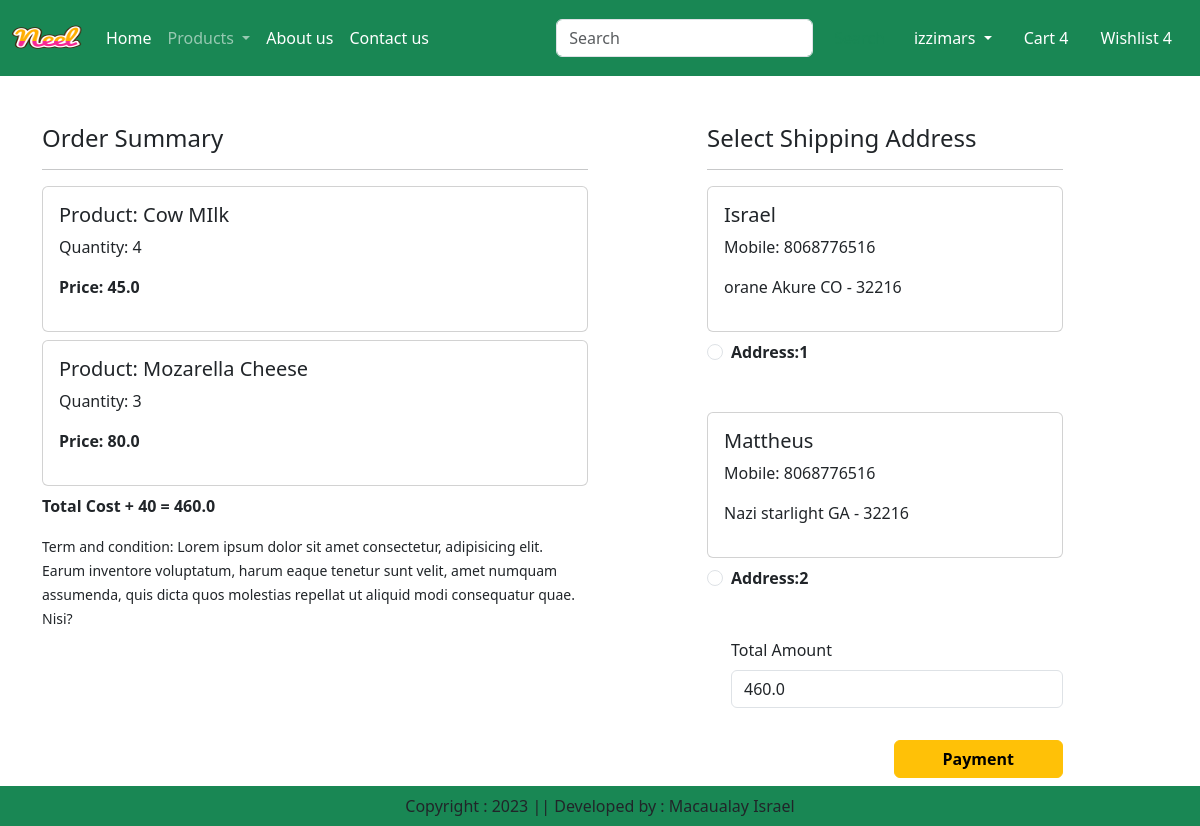
Screenshot of /checkout/ (signed in) with the database file from the repository.
### helper/models.py (models this page shows, shortened)
class Cart(models.Model):
    user = models.ForeignKey(User, on_delete=models.CASCADE)
    product = models.ForeignKey(Product, on_delete=models.CASCADE)
    quantity = models.PositiveBigIntegerField(default=1)

class Product(models.Model):
    title = models.CharField(max_length=100)
    sprice = models.FloatField()
    dprice = models.FloatField()
    description= models.TextField()
    composition = models.TextField()
    prodapp = models.TextField()
    category = models.TextField(choices=CATEGORY, max_length=2)
    product_image = models.ImageField(upload_to='product')

class Customer(models.Model):
    user = models.ForeignKey(User, on_delete=models.CASCADE)
    name = models.CharField(max_length=200)
    locality = models.CharField(max_length=200)
    city = models.CharField(max_length=50)
    mobile = models.IntegerField(default=0)
    zipcode = models.IntegerField()
    state = models.CharField(choices=STATE_CHOICES, max_length=100)

### helper/views.py (the view)
# urls.py: path('checkout/', views.Checkout.as_view(), name="checkout"),
class Checkout(View):
    def get(self, request):
        user = request.user
        add = Customer.objects.filter(user=user)
        cart_items = Cart.objects.filter(user=user)
        famount = 0
        for i in cart_items:
            value = i.quantity * i.product.dprice
            famount += value
        totalamount = famount + 40
        razoramount = int(totalamount)
        order_id = str(uuid.uuid4())
        return render(request,'helper/checkout.html', locals())

### helper/templates/helper/checkout.html (shortened to what this page needs)
{% extends 'helper/base.html' %}
{% load static %}
{% block main-content %}
<div class="container">
    <div class="row mt-5">
        <div class="col-sm-6">
            <h4>Order Summary</h4>
            <hr>
            {% for item in cart_items %}
            <div class="card mb-2">
                <div class="card-body">
                    <h5>Product: {{item.product.title}}</h5>
                    <p>Quantity: {{item.quantity}}</p>
                    <p class="fw-bold">Price: {{item.product.dprice}}</p>
                </div>
            </div>
            {% endfor %}
            <p class="fw-bold">Total Cost + 40 = {{totalamount}}</p>
            <small>Term and condition: Lorem ipsum dolor sit amet consectetur, adipisicing elit. Earum inventore
                voluptatum, harum eaque tenetur sunt velit, amet numquam assumenda, quis dicta quos molestias repellat
                ut aliquid modi consequatur quae. Nisi?</small>
        </div>
        <div class="col-sm-4 offset-sm-1">
            <h4>Select Shipping Address</h4>
            <hr>
            <form method="post" id="myform">
                {% for ad in add %}
                <div class="card">
                    <div class="card-body">
                        <h5>{{ad.name}}</h5>
                        <p>Mobile: {{ad.mobile}}</p>
                        <p>{{ad.locality}} {{ad.city}} {{ad.state}} - {{ad.zipcode}}</p>
                    </div>
                </div>
                <div class="form-check mt-2 mb-5">
                    <input type="radio" class="form-check-input" name="custid" id="custadd{{forloop.counter}}"
                        value="{{ad.id}}">
                    <label for="custadd{{forloop.counter}}" class="form-check-label fw-bold">
                        Address:{{forloop.counter}}
                    </label>
                </div>
                {% endfor %}
                <div class="form-check mb-3">
                    <label for="totamount" class="form-label">Total Amount</label>
                    <input type="number" class="form-control" name="totamount" value="{{totalamount}}" readonly>
                </div>
                <div class="text-end">
                    <button id="rzp-button1" onclick="makePayment()" type="submit"
                        class="btn btn-warning mt-3 px-5 fw-bold">Payment</button>
                </div>
            </form>
        </div>
    </div>
    <br><br>
</div>
{% endblock %}

### helper/templates/helper/base.html (shortened to what this page needs)
<!DOCTYPE html>
{% load static %}
<html lang="en">
<head>
    <link href="https://cdn.jsdelivr.net/npm/bootstrap@5.3.2/dist/css/bootstrap.min.css" rel="stylesheet"
>
    <link rel="stylesheet" href="{% static 'helper/css/owl.carousel.min.css' %}">
    <link rel="stylesheet" href="{% static 'helper/css/all.min.css' %}">
    <link rel="stylesheet" href="{% static 'helper/css/style.css' %}">
</head>
<body>
    <nav class="navbar navbar-expand-lg navbar-dark bg-success">
        <div class="container-fluid">
            <a class="navbar-brand" href="#">
                <img src="{% static 'helper/images/Neel.png' %}" width="70" height="50"> </a>
            <div class="collapse navbar-collapse" id="navbarSupportedContent">
                <ul class="navbar-nav me-auto mb-2 mb-lg-0">
                    {% if request.user.is_authenticated %}
                    <li class="nav-item">
                        <a class="nav-link active" aria-current="page" href="/">Home</a>
                    </li>
                    <li class="nav-item dropdown">
                        <a class="nav-link dropdown-toggle" href="#" role="button" data-bs-toggle="dropdown"
                            aria-expanded="false">
                            Products
                        </a>
                    </li>
                    <li class="nav-item">
                        <a class="nav-link text-white" href="{% url 'about' %}">About us</a>
                    </li>
                    <li class="nav-item">
                        <a class="nav-link text-white" href="{% url 'contact' %}">Contact us</a>
                    </li>
                </ul>
                <form class="d-flex" role="search">
                    <input class="form-control me-2" type="search" placeholder="Search" aria-label="Search">
                    <button class="btn btn-outline-success" type="submit">Search</button>
                </form>
            </div>
            <ul class="navbar-nav me-auto mb-2 mb-lg-0">
                <li class="nav-item dropdown mx-2">
                    <a class="nav-link dropdown-toggle text-white" href="#" role="button" data-bs-toggle="dropdown"
                        aria-expanded="false">{{request.user.username}}
                    </a>
                </li>
                <li class="nav-item mx-2">
                    <a class="nav-link text-white" href="#">Cart 4</a>
                </li>
                <li class="nav-item mx-2">
                    <a class="nav-link text-white" href="#">Wishlist 4</a>
                </li>
                {% endif %}
            </ul>
        </div>
    </nav>
    {% block main-content %}{% endblock %}
    <footer class="container-fluid fixed-bottom bg-success text-center p-2 mt-5">
        Copyright : 2023 || Developed by : Macaualay Israel </footer>
</body>
</html>

### rows the page displays
Cart: product "Cow MIlk", quantity "4", product.dprice "45.0"
Cart: product "Mozarella Cheese", quantity "3", product.dprice "80.0"
Customer: name "Israel", mobile "8068776516", locality "orane", city "Akure", state "CO", zipcode "32216"
Customer: name "Mattheus", mobile "8068776516", locality "Nazi", city "starlight", state "GA", zipcode "32216"

### other values shown
{{ request.user.username }} "izzimars"
{{ totalamount }} "460.0"
